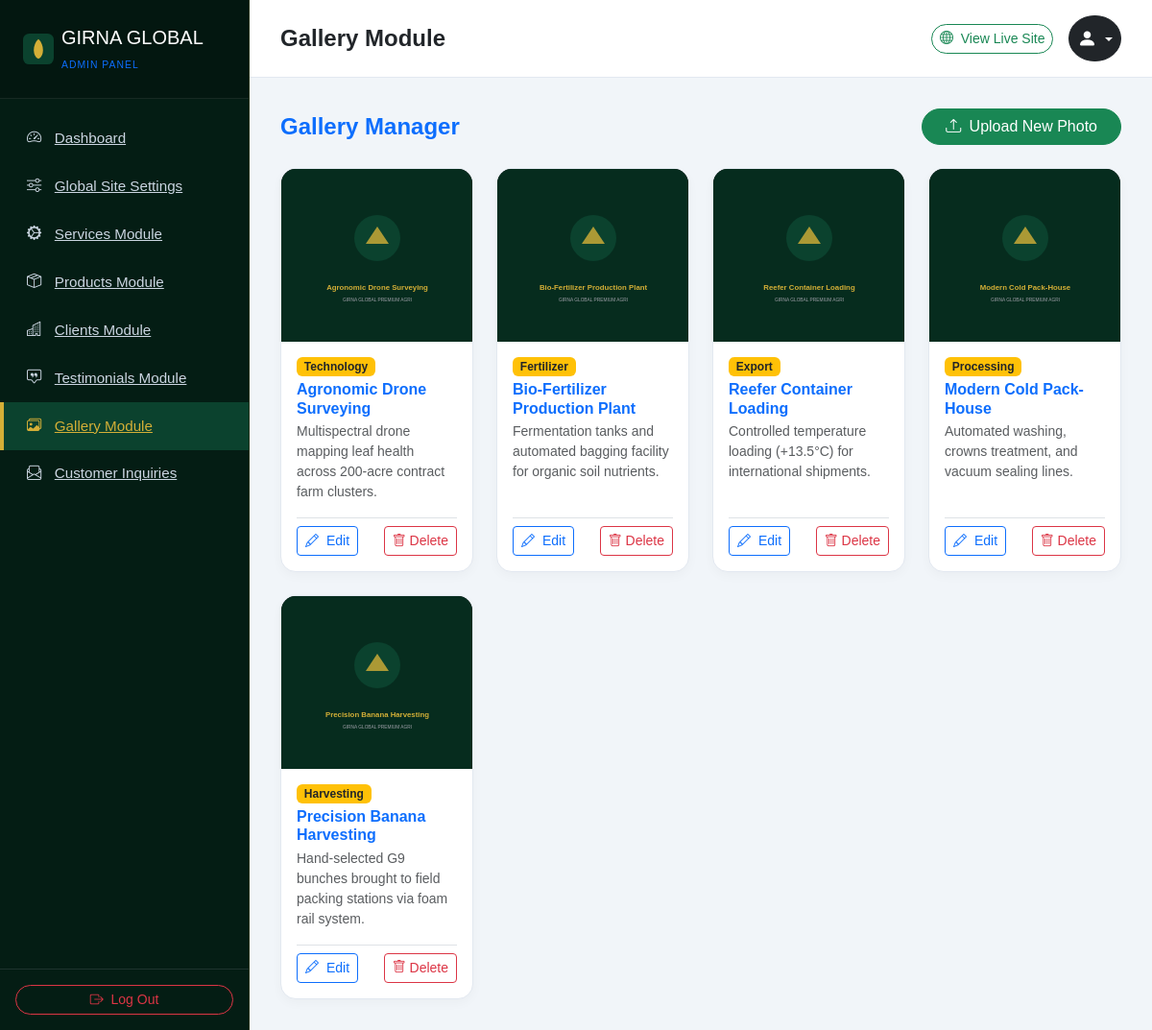
Screenshot of /admin/gallery.php (signed in) with the database file from the repository.
### tables this page shows
CREATE TABLE `gallery` (
  `id` INT(11) NOT NULL AUTO_INCREMENT,
  `title` VARCHAR(200) NOT NULL,
  `category` VARCHAR(100) NOT NULL DEFAULT 'Harvesting',
  `image_path` VARCHAR(255) NOT NULL,
  `caption` TEXT DEFAULT NULL,
  `created_at` TIMESTAMP DEFAULT CURRENT_TIMESTAMP,
  PRIMARY KEY (`id`)
);

### includes/db.php (called while the page is built, shortened)
<?php
class DB {
    public static function pdo() {
        return getDBConnection();
    }
    public static function query($sql, $params = []) {
        $pdo = self::pdo();
        $stmt = $pdo->prepare($sql);
        $stmt->execute($params);
        return $stmt;
    }
    public static function fetchAll($sql, $params = []) {
        $stmt = self::query($sql, $params);
        return $stmt ? $stmt->fetchAll() : [];
    }
}

### admin/gallery.php (the view, shortened to what this page needs)
<?php
require_once __DIR__ . '/includes/header.php';
$action = $_GET['action'] ?? 'list';
$id = (int)($_GET['id'] ?? 0);
if ($action === 'add' || $action === 'edit'):
    $g = ($id > 0) ? DB::fetch("SELECT * FROM gallery WHERE id = ?", [$id]) : null;
?>
<div class="d-flex justify-content-between align-items-center mb-4">
    <h4 class="fw-bold text-primary mb-0"><?= ($id > 0) ? 'Edit Gallery Photo' : 'Upload Gallery Photo' ?></h4>
    <a href="<?= ADMIN_URL ?>/gallery.php" class="btn btn-outline-secondary rounded-pill btn-sm">Back to List</a>
</div>
<div class="admin-card p-4 max-w-700">
    <form action="<?= ADMIN_URL ?>/gallery.php?id=<?= $id ?>" method="POST" enctype="multipart/form-data">
        <input type="hidden" name="csrf_token" value="<?= CSRF_TOKEN ?>">
        <div class="mb-3">
            <label class="form-label fw-semibold">Photo Title *</label>
            <input type="text" name="title" class="form-control" value="<?= e($g['title'] ?? '') ?>" required placeholder="e.g. Modern Cold Pack-House">
        </div>
        <div class="mb-3">
            <label class="form-label fw-semibold">Category Tag *</label>
            <input type="text" name="category" class="form-control" value="<?= e($g['category'] ?? 'Harvesting') ?>" required placeholder="Harvesting / Processing / Export / Technology">
        </div>
        <div class="mb-3">
            <label class="form-label fw-semibold">Caption / Description</label>
            <textarea name="caption" class="form-control" rows="3"><?= e($g['caption'] ?? '') ?></textarea>
        </div>
        <div class="mb-3">
            <label class="form-label fw-semibold">Photo File *</label>
            <div class="image-preview-container mb-2">
                <img src="<?= get_image_url($g['image_path'] ?? '', 'gallery', 'Photo') ?>" id="galPreview" alt="Preview">
            </div>
            <input type="file" name="image_path" class="form-control form-control-sm" data-preview="galPreview" accept="image/*">
        </div>
        <button type="submit" class="btn btn-success py-2 px-4 rounded-pill fw-bold">Save Gallery Item</button>
    </form>
</div>
<?php
else:
    $items = DB::fetchAll("SELECT * FROM gallery ORDER BY id DESC");
?>
<div class="d-flex justify-content-between align-items-center mb-4">
    <h4 class="fw-bold text-primary mb-0">Gallery Manager</h4>
    <a href="<?= ADMIN_URL ?>/gallery.php?action=add" class="btn btn-success rounded-pill px-4">
        <i class="bi bi-upload me-1"></i> Upload New Photo
    </a>
</div>
<div class="row g-4">
    <?php foreach ($items as $item): ?>
        <div class="col-sm-6 col-md-4 col-lg-3">
            <div class="admin-card overflow-hidden h-100 d-flex flex-column">
                <div style="height:180px; overflow:hidden; background:#000;">
                    <img src="<?= get_image_url($item['image_path'], 'gallery', $item['title']) ?>" class="w-100 h-100" style="object-fit:cover;">
                </div>
                <div class="p-3 d-flex flex-column flex-grow-1">
                    <span class="badge bg-warning text-dark me-auto mb-1"><?= e($item['category']) ?></span>
                    <h6 class="fw-bold mb-1 text-primary"><?= e($item['title']) ?></h6>
                    <small class="text-muted flex-grow-1 mb-3"><?= e($item['caption']) ?></small>
                    <div class="d-flex justify-content-between pt-2 border-top">
                        <a href="<?= ADMIN_URL ?>/gallery.php?action=edit&id=<?= $item['id'] ?>" class="btn btn-sm btn-outline-primary"><i class="bi bi-pencil me-1"></i> Edit</a>
                        <form action="<?= ADMIN_URL ?>/gallery.php?action=delete&id=<?= $item['id'] ?>" method="POST" class="d-inline">
                            <button type="submit" class="btn btn-sm btn-outline-danger btn-delete-confirm"><i class="bi bi-trash"></i> Delete</button>
                        </form>
                    </div>
                </div>
            </div>
        </div>
    <?php endforeach; ?>
</div>
<?php endif; ?>
<?php require_once __DIR__ . '/includes/footer.php'; ?>

### assets/css/admin.css (style rules this page uses)
:root { --admin-sidebar-bg: #041d14; --admin-sidebar-hover: #0b422e; --admin-primary: #062c1e; --admin-accent: #d4af37; --admin-bg: #f1f5f9; --admin-card-bg: #ffffff; --admin-text: #1e293b; }
body.admin-body { font-family: 'Outfit', sans-serif; background-color: var(--admin-bg); color: var(--admin-text); min-height: 100vh; }
.admin-card { background: #ffffff; border-radius: 16px; border: 1px solid #e2e8f0; box-shadow: 0 4px 12px rgba(0, 0, 0, 0.03); }

### rows the page displays
gallery: image_path+title (picture), category "Technology", title "Agronomic Drone Surveying", caption "Multispectral drone mapping leaf health across 200-acre contract farm clusters."
gallery: image_path+title (picture), category "Fertilizer", title "Bio-Fertilizer Production Plant", caption "Fermentation tanks and automated bagging facility for organic soil nutrients."
gallery: image_path+title (picture), category "Export", title "Reefer Container Loading", caption "Controlled temperature loading (+13.5°C) for international shipments."
gallery: image_path+title (picture), category "Processing", title "Modern Cold Pack-House", caption "Automated washing, crowns treatment, and vacuum sealing lines."
gallery: image_path+title (picture), category "Harvesting", title "Precision Banana Harvesting", caption "Hand-selected G9 bunches brought to field packing stations via foam rail system."

### other values shown
$adminTitle "Gallery Module"
